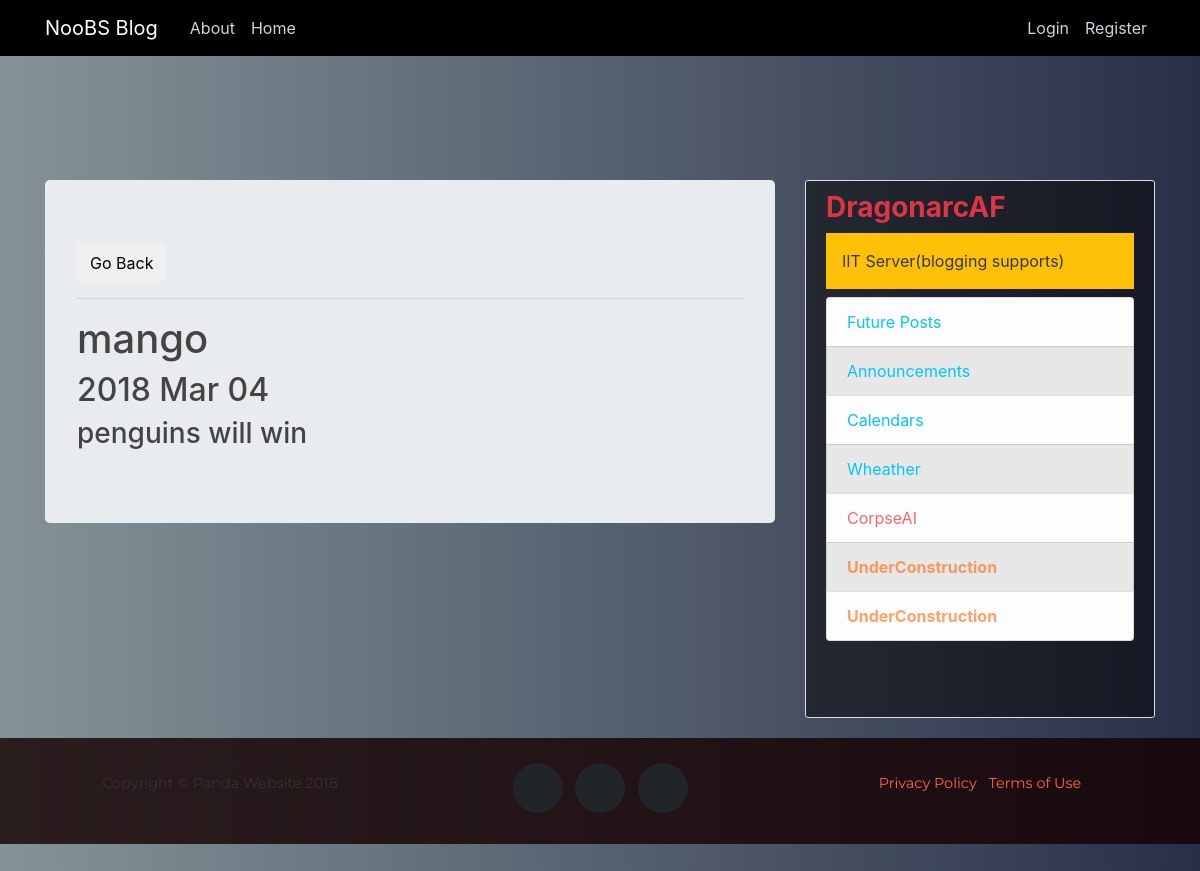
Page /calender/entry/3 on the committed database.
### calender/models.py (models this page shows, shortened)
class Entry(models.Model):
    name = models.CharField(max_length=100)
    date = models.DateTimeField()
    description = models.TextField()
    created = models.DateTimeField(auto_now_add=True)

### calender/views.py (the view)
# urls.py: path('entry/<int:pk>',views.details,name='details'),
def details(request,pk):
    entry = Entry.objects.get(pk=pk)
    context = {'entry': entry,'title': 'calender-details'}
    return render(request, 'calender/details.html',context)

### calender/templates/calender/details.html
{% extends 'blog/base.html' %}
{% block content %}
<div class="container jumbotron">
    <button onclick="window.location='{% url 'index' %}' " class="btn btn-default">Go Back</button>
    <hr>
    <h1>{{ entry.name }}</h1>
    <h2>{{ entry.date | date:"Y M d" }}</h2>
    <h3>{{ entry.description|truncatechars:100 }}</h3>
</div>
{% endblock %}

### blog/static/blog/main.css (style rules this page uses)
body { color: #333333; margin-top: 5rem; }
h1, h2, h3, h4, h5, h6 { color: #444444; }

### rows in the picture
Entry: name "mango", date "2018 Mar 04", description "penguins will win"
